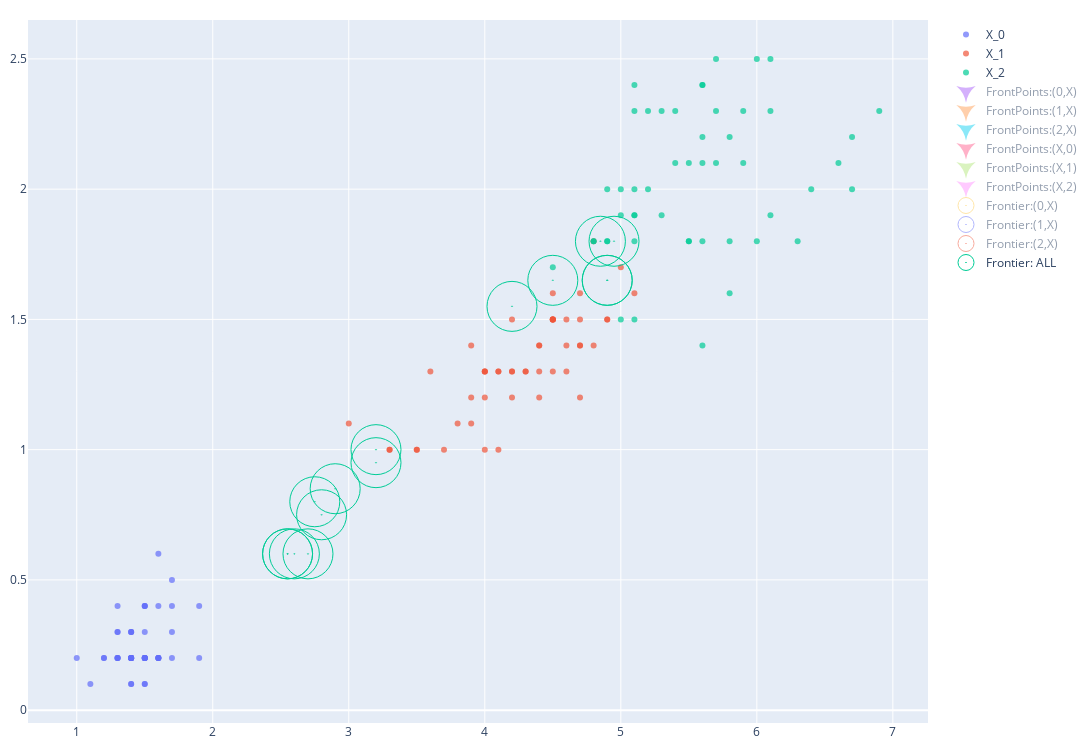

The code cell stored with this chart in its notebook:
### Code cell
frontera.plot_frontera_2D(2,3)

### Figure 1 — Plotly figure (JSON) as saved in the notebook; plotly's stock layout.template omitted (floating-point values rounded to 4 significant figures)
{"data": [{"marker": {"colorscale": [[0, "rgb(0,0,255)"], [0.1, "rgb(51,153,255)"], [0.2, "rgb(102,204,255)"], [0.3, "rgb(153,204,255)"], [0.4, "rgb(204,204,255)"], [0.5, "rgb(255,255,255)"], [0.6, "rgb(255,204,255)"], [0.7, "rgb(255,153,255)"], [0.8, "rgb(255,102,204)"], [0.9, "rgb(255,102,102)"], [1, "rgb(255,0,0)"]], "opacity": 0.7, "size": 6}, "mode": "markers", "name": "X_0", "type": "scatter", "x": [1.4, 1.4, 1.3, 1.5, 1.4, 1.7, 1.4, 1.5, 1.4, 1.5, 1.5, 1.6, 1.4, 1.1, 1.2, 1.5, 1.3, 1.4, 1.7, 1.5, 1.7, 1.5, 1, 1.7, 1.9, 1.6, 1.6, 1.5, 1.4, 1.6, 1.6, 1.5, 1.5, 1.4, 1.5, 1.2, 1.3, 1.4, 1.3, 1.5, 1.3, 1.3, 1.3, 1.6, 1.9, 1.4, 1.6, 1.4, 1.5, 1.4], "y": [0.2, 0.2, 0.2, 0.2, 0.2, 0.4, 0.3, 0.2, 0.2, 0.1, 0.2, 0.2, 0.1, 0.1, 0.2, 0.4, 0.4, 0.3, 0.3, 0.3, 0.2, 0.4, 0.2, 0.5, 0.2, 0.2, 0.4, 0.2, 0.2, 0.2, 0.2, 0.4, 0.1, 0.2, 0.2, 0.2, 0.2, 0.1, 0.2, 0.2, 0.3, 0.3, 0.2, 0.6, 0.4, 0.3, 0.2, 0.2, 0.2, 0.2]}, {"marker": {"colorscale": [[0, "rgb(0,0,255)"], [0.1, "rgb(51,153,255)"], [0.2, "rgb(102,204,255)"], [0.3, "rgb(153,204,255)"], [0.4, "rgb(204,204,255)"], [0.5, "rgb(255,255,255)"], [0.6, "rgb(255,204,255)"], [0.7, "rgb(255,153,255)"], [0.8, "rgb(255,102,204)"], [0.9, "rgb(255,102,102)"], [1, "rgb(255,0,0)"]], "opacity": 0.7, "size": 6}, "mode": "markers", "name": "X_1", "type": "scatter", "x": [4.7, 4.5, 4.9, 4, 4.6, 4.5, 4.7, 3.3, 4.6, 3.9, 3.5, 4.2, 4, 4.7, 3.6, 4.4, 4.5, 4.1, 4.5, 3.9, 4.8, 4, 4.9, 4.7, 4.3, 4.4, 4.8, 5, 4.5, 3.5, 3.8, 3.7, 3.9, 5.1, 4.5, 4.5, 4.7, 4.4, 4.1, 4, 4.4, 4.6, 4, 3.3, 4.2, 4.2, 4.2, 4.3, 3, 4.1], "y": [1.4, 1.5, 1.5, 1.3, 1.5, 1.3, 1.6, 1, 1.3, 1.4, 1, 1.5, 1, 1.4, 1.3, 1.4, 1.5, 1, 1.5, 1.1, 1.8, 1.3, 1.5, 1.2, 1.3, 1.4, 1.4, 1.7, 1.5, 1, 1.1, 1, 1.2, 1.6, 1.5, 1.6, 1.5, 1.3, 1.3, 1.3, 1.2, 1.4, 1.2, 1, 1.3, 1.2, 1.3, 1.3, 1.1, 1.3]}, {"marker": {"colorscale": [[0, "rgb(0,0,255)"], [0.1, "rgb(51,153,255)"], [0.2, "rgb(102,204,255)"], [0.3, "rgb(153,204,255)"], [0.4, "rgb(204,204,255)"], [0.5, "rgb(255,255,255)"], [0.6, "rgb(255,204,255)"], [0.7, "rgb(255,153,255)"], [0.8, "rgb(255,102,204)"], [0.9, "rgb(255,102,102)"], [1, "rgb(255,0,0)"]], "opacity": 0.7, "size": 6}, "mode": "markers", "name": "X_2", "type": "scatter", "x": [6, 5.1, 5.9, 5.6, 5.8, 6.6, 4.5, 6.3, 5.8, 6.1, 5.1, 5.3, 5.5, 5, 5.1, 5.3, 5.5, 6.7, 6.9, 5, 5.7, 4.9, 6.7, 4.9, 5.7, 6, 4.8, 4.9, 5.6, 5.8, 6.1, 6.4, 5.6, 5.1, 5.6, 6.1, 5.6, 5.5, 4.8, 5.4, 5.6, 5.1, 5.1, 5.9, 5.7, 5.2, 5, 5.2, 5.4, 5.1], "y": [2.5, 1.9, 2.1, 1.8, 2.2, 2.1, 1.7, 1.8, 1.8, 2.5, 2, 1.9, 2.1, 2, 2.4, 2.3, 1.8, 2.2, 2.3, 1.5, 2.3, 2, 2, 1.8, 2.1, 1.8, 1.8, 1.8, 2.1, 1.6, 1.9, 2, 2.2, 1.5, 1.4, 2.3, 2.4, 1.8, 1.8, 2.1, 2.4, 2.3, 1.9, 2.3, 2.5, 2.3, 1.9, 2, 2.3, 1.8]}, {"marker": {"color": 13, "opacity": 1, "size": 14, "symbol": 220}, "mode": "markers", "name": "FrontPoints:(0,X)", "type": "scatter", "visible": "legendonly", "x": [1.7, 1.7, 1.9, 1.6, 1.6, 1.5, 1.6, 1.5, 1.5, 1.6, 1.7, 1.5, 1.7, 1.5, 1.9, 1.6, 1.6, 1.5, 1.6, 1.6], "y": [0.4, 0.3, 0.2, 0.2, 0.4, 0.2, 0.2, 0.4, 0.2, 0.6, 0.4, 0.2, 0.2, 0.4, 0.2, 0.2, 0.4, 0.4, 0.6, 0.2]}, {"marker": {"color": 15, "opacity": 1, "size": 14, "symbol": 220}, "mode": "markers", "name": "FrontPoints:(1,X)", "type": "scatter", "visible": "legendonly", "x": [3.9, 3.5, 3.6, 3.9, 3.5, 3.8, 3.7, 3.9, 4.1, 4, 4.7, 4.5, 4.6, 4.7, 4.6, 4.7, 4.8, 4.9, 4.8, 4.7], "y": [1.4, 1, 1.3, 1.1, 1, 1.1, 1, 1.2, 1.3, 1.3, 1.4, 1.5, 1.5, 1.6, 1.3, 1.4, 1.8, 1.5, 1.4, 1.5]}, {"marker": {"color": 10, "opacity": 1, "size": 14, "symbol": 220}, "mode": "markers", "name": "FrontPoints:(2,X)", "type": "scatter", "visible": "legendonly", "x": [5.1, 5, 5, 4.9, 4.9, 4.9, 5.1, 5.1, 5, 5.1, 5.1, 4.5, 5, 5, 4.9, 4.9, 5.1, 5.1, 5, 5.1], "y": [1.9, 2, 1.5, 2, 1.8, 1.8, 1.5, 1.9, 1.9, 1.8, 1.9, 1.7, 2, 1.5, 2, 1.8, 1.5, 1.9, 1.9, 1.8]}, {"marker": {"color": 40, "opacity": 1, "size": 14, "symbol": 220}, "mode": "markers", "name": "FrontPoints:(X,0)", "type": "scatter", "visible": "legendonly", "x": [3.9, 3.5, 3.6, 3.9, 3.5, 3.8, 3.7, 3.9, 4.1, 4, 5.1, 5, 5, 4.9, 4.9, 4.9, 5.1, 5.1, 5, 5.1], "y": [1.4, 1, 1.3, 1.1, 1, 1.1, 1, 1.2, 1.3, 1.3, 1.9, 2, 1.5, 2, 1.8, 1.8, 1.5, 1.9, 1.9, 1.8]}, {"marker": {"color": 56, "opacity": 1, "size": 14, "symbol": 220}, "mode": "markers", "name": "FrontPoints:(X,1)", "type": "scatter", "visible": "legendonly", "x": [1.7, 1.7, 1.9, 1.6, 1.6, 1.5, 1.6, 1.5, 1.5, 1.6, 5.1, 4.5, 5, 5, 4.9, 4.9, 5.1, 5.1, 5, 5.1], "y": [0.4, 0.3, 0.2, 0.2, 0.4, 0.2, 0.2, 0.4, 0.2, 0.6, 1.9, 1.7, 2, 1.5, 2, 1.8, 1.5, 1.9, 1.9, 1.8]}, {"marker": {"color": 97, "opacity": 1, "size": 14, "symbol": 220}, "mode": "markers", "name": "FrontPoints:(X,2)", "type": "scatter", "visible": "legendonly", "x": [1.7, 1.5, 1.7, 1.5, 1.9, 1.6, 1.6, 1.5, 1.6, 1.6, 4.7, 4.5, 4.6, 4.7, 4.6, 4.7, 4.8, 4.9, 4.8, 4.7], "y": [0.4, 0.2, 0.2, 0.4, 0.2, 0.2, 0.4, 0.4, 0.6, 0.2, 1.4, 1.5, 1.5, 1.6, 1.3, 1.4, 1.8, 1.5, 1.4, 1.5]}, {"marker": {"color": 86, "opacity": 1, "size": 50, "symbol": 300}, "mode": "markers", "name": "Frontier:(0,X)", "type": "scatter", "visible": "legendonly", "x": [2.6, 2.55, 2.75, 2.9, 3.2], "y": [0.6, 0.6, 0.8, 0.85, 1]}, {"marker": {"color": 23, "opacity": 1, "size": 50, "symbol": 300}, "mode": "markers", "name": "Frontier:(1,X)", "type": "scatter", "visible": "legendonly", "x": [4.9, 4.95, 4.2, 4.5, 2.7, 2.55, 2.8], "y": [1.65, 1.8, 1.55, 1.65, 0.6, 0.6, 0.75]}, {"marker": {"color": 4, "opacity": 1, "size": 50, "symbol": 300}, "mode": "markers", "name": "Frontier:(2,X)", "type": "scatter", "visible": "legendonly", "x": [4.85, 4.9, 3.2], "y": [1.8, 1.65, 0.95]}, {"marker": {"color": 98, "opacity": 1, "size": 50, "symbol": 300}, "mode": "markers", "name": "Frontier: ALL", "type": "scatter", "x": [2.6, 2.55, 2.75, 2.9, 3.2, 4.9, 4.95, 4.2, 4.5, 2.7, 2.55, 2.8, 4.85, 4.9, 3.2], "y": [0.6, 0.6, 0.8, 0.85, 1, 1.65, 1.8, 1.55, 1.65, 0.6, 0.6, 0.75, 1.8, 1.65, 0.95]}], "layout": {"autosize": true, "height": 750, "margin": {"b": 10, "l": 10, "r": 10, "t": 20}, "width": 1200, "xaxis": {"autorange": true, "range": [0.6448, 7.255], "type": "linear"}, "yaxis": {"autorange": true, "range": [-0.04931, 2.649], "type": "linear"}}}
